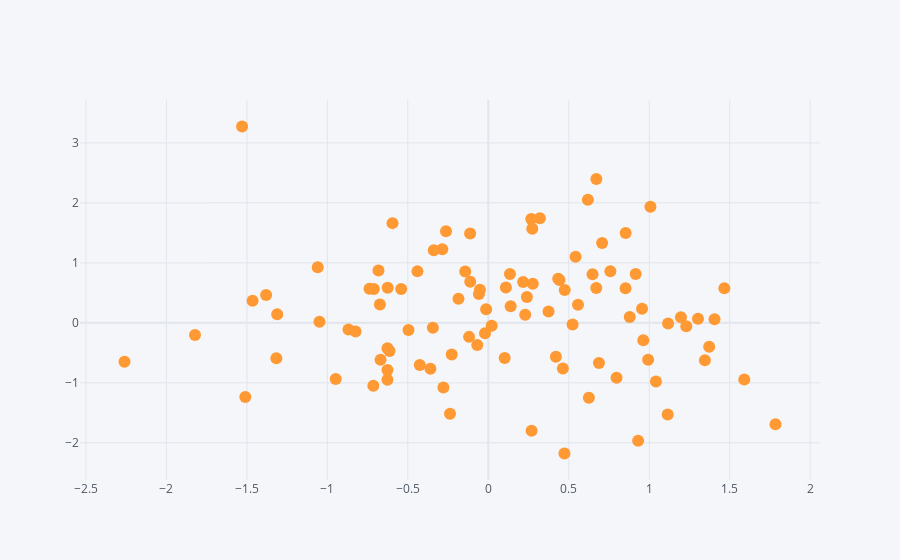

Source (notebook cell):
### Code cell
df.iplot(kind='scatter' , x='A' , y='B' , mode='markers')
